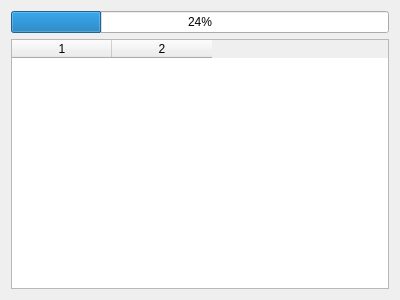
<?xml version="1.0" encoding="UTF-8"?>
<ui version="4.0">
 <class>ProgressPage</class>
 <widget class="QWizardPage" name="ProgressPage">
  <property name="geometry">
   <rect>
    <x>0</x>
    <y>0</y>
    <width>400</width>
    <height>300</height>
   </rect>
  </property>
  <property name="windowTitle">
   <string>WizardPage</string>
  </property>
  <property name="title">
   <string>Convertion Results</string>
  </property>
  <layout class="QVBoxLayout" name="verticalLayout">
   <item>
    <widget class="QProgressBar" name="progressBar">
     <property name="value">
      <number>24</number>
     </property>
    </widget>
   </item>
   <item>
    <widget class="QTableWidget" name="tableWidget">
     <property name="columnCount">
      <number>2</number>
     </property>
     <column/>
     <column/>
    </widget>
   </item>
  </layout>
 </widget>
 <resources/>
 <connections/>
</ui>
